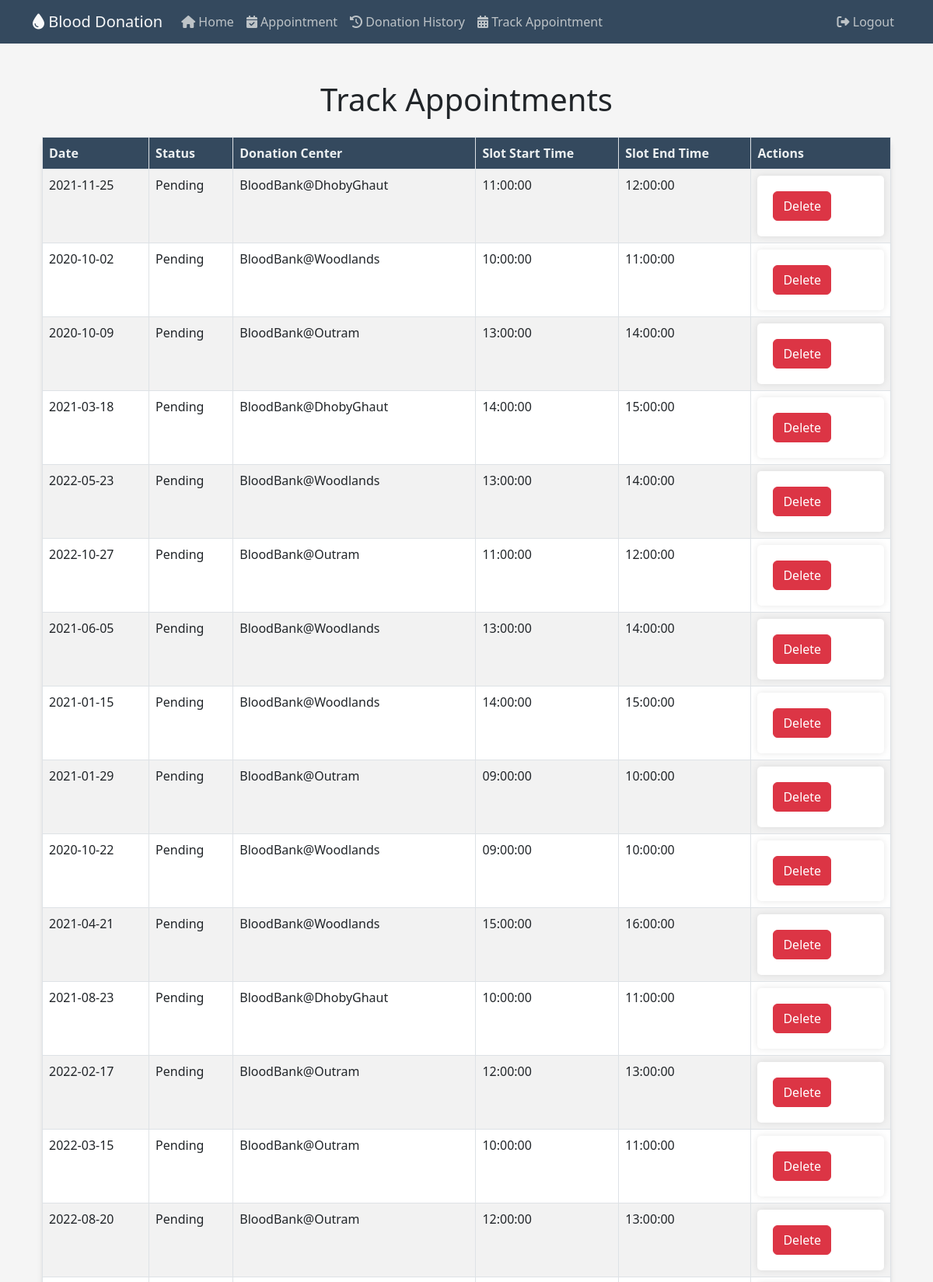
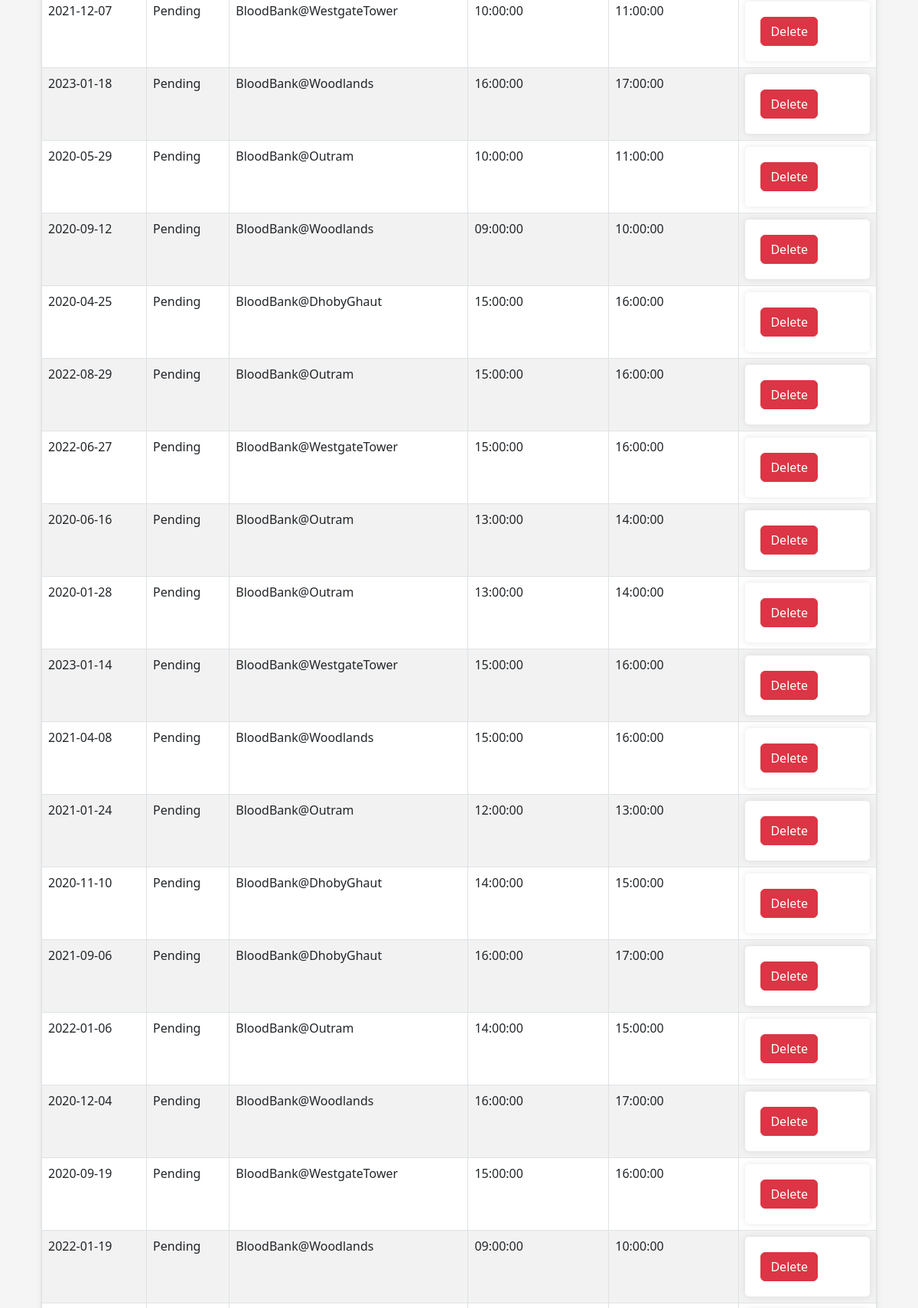
The page /trackappointment (signed in, upper part) on the database its author committed (2 pictures, top to bottom).
### website/models.py (models this page shows)
class Appointment(db.Model):
    AppointmentID = db.Column(db.Integer, primary_key=True, autoincrement=True)
    Date = db.Column(db.Date, nullable=False)
    Status = db.Column(db.String(20), nullable=False)
    DonorID = db.Column(db.Integer, db.ForeignKey('donors.DonorID'))
    DonationCenterID = db.Column(db.Integer, db.ForeignKey('donation_center.DonationCenterID'))
    SlotID = db.Column(db.Integer, db.ForeignKey('slots.SlotID'))

class DonationCenter(db.Model):
    DonationCenterID = db.Column(db.Integer, primary_key=True, autoincrement=True)
    Name = db.Column(db.String(50), nullable=False)
    Address = db.Column(db.String(100), nullable=False)
    appointments = db.relationship('Appointment', backref='donation_center')
    slots = db.relationship('Slots', backref='donation_center')

### website/views.py (the view)
@views.route('/trackappointment')
def trackappointment():
    logged_in_user_email = session['email']
    user = Users.get_by_email(logged_in_user_email)
    donor_id = user.donor.DonorID
    stmt = (db.session.query(Appointment.AppointmentID,Appointment.Date, Appointment.Status, DonationCenter.Name, Slots.StartTime, Slots.EndTime)
        .join(DonationCenter, DonationCenter.DonationCenterID == Appointment.DonationCenterID)
        .join(Slots, Slots.SlotID == Appointment.SlotID)
        .join(Donors, Donors.DonorID == Appointment.DonorID)
        .filter(Donors.DonorID == donor_id)
        .filter(Appointment.Status == "Pending")
        .order_by(Appointment.AppointmentID.desc()))
    result = stmt.all()
    return render_template('trackappointment.html', appointments=result)

### website/models.py (called while the page is built)
    def get_by_email(email):
        return Users.query.filter_by(Email=email).first()

### website/templates/trackappointment.html (shortened to what this page needs)
{% extends "base.html" %}
{% block text %}
<div class="container my-5">
    <h1 class="mb-4">Track Appointments</h1>
    <table class="table table-striped table-bordered table-custom">
        <thead>
            <tr>
				<th>Date</th>
				<th>Status</th>
				<th>Donation Center</th>
                <th>Slot Start Time</th>
                <th>Slot End Time</th>
                <th>Actions</th>
			</tr>
		</thead>
		<tbody>
			{% for appointment in appointments %}
			<tr>
				<td>{{ appointment.Date }}</td>
				<td>{{ appointment.Status }}</td>
				<td>{{ appointment.Name }}</td>
                <td>{{ appointment.StartTime }}</td>
                <td>{{ appointment.EndTime }}</td>
                <td>
                    <form action="/appointments/{{ appointment.AppointmentID }}/delete" method="POST">
                        <button type="submit" class="btn btn-danger">Delete</button>
                    </form>
                </td>
            </tr>
			{% endfor %}
		</tbody>
	</table>
</div>
{% endblock %}

### website/static/styles.css (style rules this page uses)
body { font-family: 'Poppins', sans-serif; background-color: #f5f5f5 !important; }
h1 { font-size: 36px; margin: 20px 0; text-align: center; color: #4a4a4a; }
form { padding: 20px; background-color: #ffffff; border-radius: 5px; box-shadow: 0 0 10px rgba(0, 0, 0, 0.1); }

### website/templates/trackappointment.html (style rules this page uses)
.table-custom { background-color: #fff; border-radius: 10px; box-shadow: 0 4px 6px rgba(0, 0, 0, 0.1); }
.table-custom thead th { background-color: #34495e; color: #ecf0f1; }

### rows shown on the page
Appointment: Date "2021-11-25", Status "Pending", Name "BloodBank@DhobyGhaut", StartTime "11:00:00", EndTime "12:00:00"
Appointment: Date "2020-10-02", Status "Pending", Name "BloodBank@Woodlands", StartTime "10:00:00", EndTime "11:00:00"
Appointment: Date "2020-10-09", Status "Pending", Name "BloodBank@Outram", StartTime "13:00:00", EndTime "14:00:00"
Appointment: Date "2021-03-18", Status "Pending", Name "BloodBank@DhobyGhaut", StartTime "14:00:00", EndTime "15:00:00"
Appointment: Date "2022-05-23", Status "Pending", Name "BloodBank@Woodlands", StartTime "13:00:00", EndTime "14:00:00"
Appointment: Date "2022-10-27", Status "Pending", Name "BloodBank@Outram", StartTime "11:00:00", EndTime "12:00:00"
Appointment: Date "2021-06-05", Status "Pending", Name "BloodBank@Woodlands", StartTime "13:00:00", EndTime "14:00:00"
Appointment: Date "2021-01-15", Status "Pending", Name "BloodBank@Woodlands", StartTime "14:00:00", EndTime "15:00:00"
Appointment: Date "2021-01-29", Status "Pending", Name "BloodBank@Outram", StartTime "09:00:00", EndTime "10:00:00"
Appointment: Date "2020-10-22", Status "Pending", Name "BloodBank@Woodlands", StartTime "09:00:00", EndTime "10:00:00"
Appointment: Date "2021-04-21", Status "Pending", Name "BloodBank@Woodlands", StartTime "15:00:00", EndTime "16:00:00"
Appointment: Date "2021-08-23", Status "Pending", Name "BloodBank@DhobyGhaut", StartTime "10:00:00", EndTime "11:00:00"
Appointment: Date "2022-02-17", Status "Pending", Name "BloodBank@Outram", StartTime "12:00:00", EndTime "13:00:00"
Appointment: Date "2022-03-15", Status "Pending", Name "BloodBank@Outram", StartTime "10:00:00", EndTime "11:00:00"
Appointment: Date "2022-08-20", Status "Pending", Name "BloodBank@Outram", StartTime "12:00:00", EndTime "13:00:00"
Appointment: Date "2021-12-07", Status "Pending", Name "BloodBank@WestgateTower", StartTime "10:00:00", EndTime "11:00:00"
Appointment: Date "2023-01-18", Status "Pending", Name "BloodBank@Woodlands", StartTime "16:00:00", EndTime "17:00:00"
Appointment: Date "2020-05-29", Status "Pending", Name "BloodBank@Outram", StartTime "10:00:00", EndTime "11:00:00"
Appointment: Date "2020-09-12", Status "Pending", Name "BloodBank@Woodlands", StartTime "09:00:00", EndTime "10:00:00"
Appointment: Date "2020-04-25", Status "Pending", Name "BloodBank@DhobyGhaut", StartTime "15:00:00", EndTime "16:00:00"
Appointment: Date "2022-08-29", Status "Pending", Name "BloodBank@Outram", StartTime "15:00:00", EndTime "16:00:00"
Appointment: Date "2022-06-27", Status "Pending", Name "BloodBank@WestgateTower", StartTime "15:00:00", EndTime "16:00:00"
Appointment: Date "2020-06-16", Status "Pending", Name "BloodBank@Outram", StartTime "13:00:00", EndTime "14:00:00"
Appointment: Date "2020-01-28", Status "Pending", Name "BloodBank@Outram", StartTime "13:00:00", EndTime "14:00:00"
Appointment: Date "2023-01-14", Status "Pending", Name "BloodBank@WestgateTower", StartTime "15:00:00", EndTime "16:00:00"
Appointment: Date "2021-04-08", Status "Pending", Name "BloodBank@Woodlands", StartTime "15:00:00", EndTime "16:00:00"
Appointment: Date "2021-01-24", Status "Pending", Name "BloodBank@Outram", StartTime "12:00:00", EndTime "13:00:00"
Appointment: Date "2020-11-10", Status "Pending", Name "BloodBank@DhobyGhaut", StartTime "14:00:00", EndTime "15:00:00"
Appointment: Date "2021-09-06", Status "Pending", Name "BloodBank@DhobyGhaut", StartTime "16:00:00", EndTime "17:00:00"
Appointment: Date "2022-01-06", Status "Pending", Name "BloodBank@Outram", StartTime "14:00:00", EndTime "15:00:00"
Appointment: Date "2020-12-04", Status "Pending", Name "BloodBank@Woodlands", StartTime "16:00:00", EndTime "17:00:00"
Appointment: Date "2020-09-19", Status "Pending", Name "BloodBank@WestgateTower", StartTime "15:00:00", EndTime "16:00:00"
Appointment: Date "2022-01-19", Status "Pending", Name "BloodBank@Woodlands", StartTime "09:00:00", EndTime "10:00:00"
